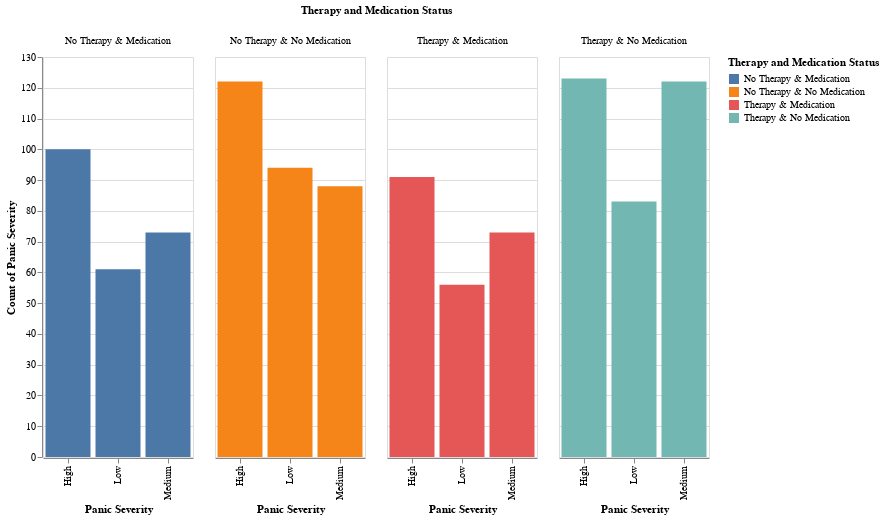

Notebook code for this chart:
### Markdown cell above
### Grouped Bar Chart for Effects of Therapy and Medication

### Code cell
import altair as alt

# Create Therapy_Status and Medication_Status columns for labeling purposes using .apply()
df['Therapy_Status'] = df['Therapy'].apply(lambda x: 'Therapy' if x == 1 else 'No Therapy')
df['Medication_Status'] = df['Medication'].apply(lambda x: 'Medication' if x == 1 else 'No Medication')

# Create a combined Therapy/Medication status column
df['Status'] = df['Therapy_Status'] + ' & ' + df['Medication_Status']

# Group by and count each combined therapy/medication status and panic severity category
count_df = df.groupby(['Status', 'Panic_Severity']).size().reset_index(name='Count')

# Create the grouped bar chart with severity on the x-axis
chart = alt.Chart(count_df).mark_bar().encode(
    x=alt.X('Panic_Severity:N', title='Panic Severity'),
    y=alt.Y('Count:Q', title='Count of Panic Severity'),
    color=alt.Color('Status:N', title='Therapy and Medication Status'),
    
    # Create separate columns for each therapy/medication status
    column=alt.Column('Status:N', title='Therapy and Medication Status')  
).properties(
    width=150,  
    height=400
).interactive()

# change orders
chart

### Figure 1 — Vega-Lite specification as saved in the notebook (floating-point values rounded to 4 significant figures)
{"config": {"view": {"continuousWidth": 300, "continuousHeight": 300}}, "data": {"name": "data-529661417532d9cdfee5b187a6ce8637"}, "mark": {"type": "bar"}, "encoding": {"color": {"field": "Status", "title": "Therapy and Medication Status", "type": "nominal"}, "column": {"field": "Status", "title": "Therapy and Medication Status", "type": "nominal"}, "x": {"field": "Panic_Severity", "title": "Panic Severity", "type": "nominal"}, "y": {"field": "Count", "title": "Count of Panic Severity", "type": "quantitative"}}, "height": 400, "params": [{"name": "param_1", "select": {"type": "interval", "encodings": ["x", "y"]}, "bind": "scales"}], "width": 150, "$schema": "https://vega.github.io/schema/vega-lite/v5.20.1.json", "datasets": {"data-529661417532d9cdfee5b187a6ce8637": [{"Status": "No Therapy & Medication", "Panic_Severity": "High", "Count": 100}, {"Status": "No Therapy & Medication", "Panic_Severity": "Low", "Count": 61}, {"Status": "No Therapy & Medication", "Panic_Severity": "Medium", "Count": 73}, {"Status": "No Therapy & No Medication", "Panic_Severity": "High", "Count": 122}, {"Status": "No Therapy & No Medication", "Panic_Severity": "Low", "Count": 94}, {"Status": "No Therapy & No Medication", "Panic_Severity": "Medium", "Count": 88}, {"Status": "Therapy & Medication", "Panic_Severity": "High", "Count": 91}, {"Status": "Therapy & Medication", "Panic_Severity": "Low", "Count": 56}, {"Status": "Therapy & Medication", "Panic_Severity": "Medium", "Count": 73}, {"Status": "Therapy & No Medication", "Panic_Severity": "High", "Count": 123}, {"Status": "Therapy & No Medication", "Panic_Severity": "Low", "Count": 83}, {"Status": "Therapy & No Medication", "Panic_Severity": "Medium", "Count": 122}]}}
